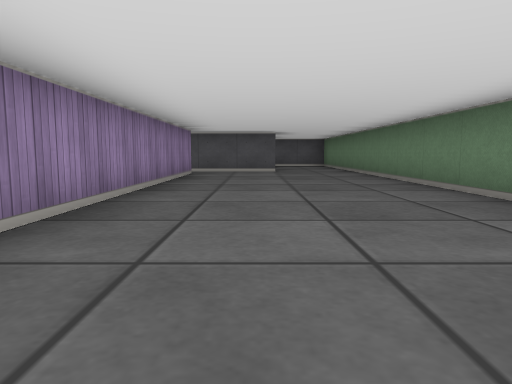
[1] (above)

15 first-person views from a walk through a cub3D maze. The camera is about half as high as the walls, tilts 6° down and sees 70° across. The floor is counted in squares. Each view is taken from the middle of a square. On the plan, view 1 faces up. The plan holds only what a view shows up to about 9 squares ahead; the rest is blank.

[2]
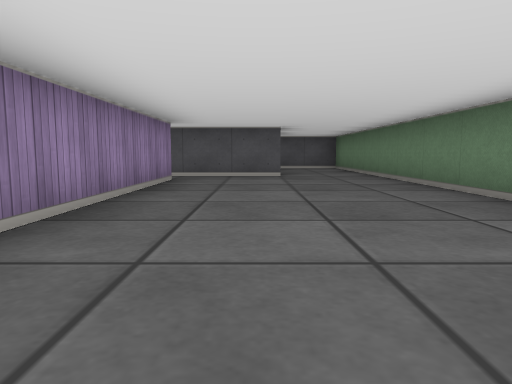

[3]
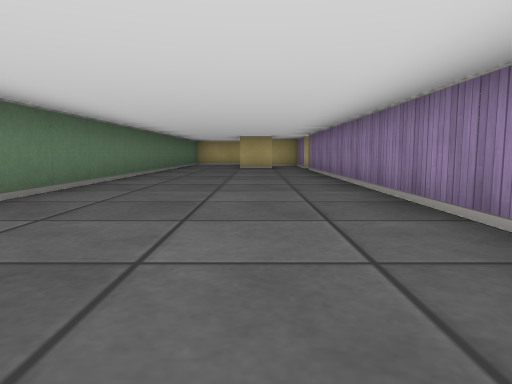

[4]
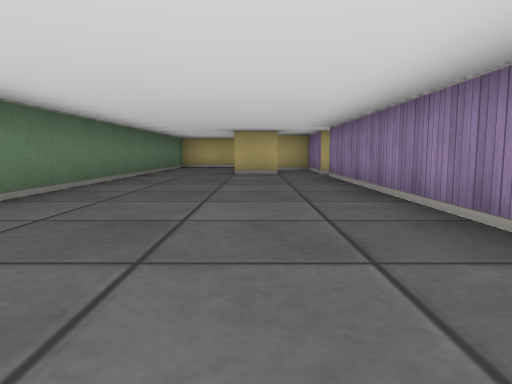

[5]
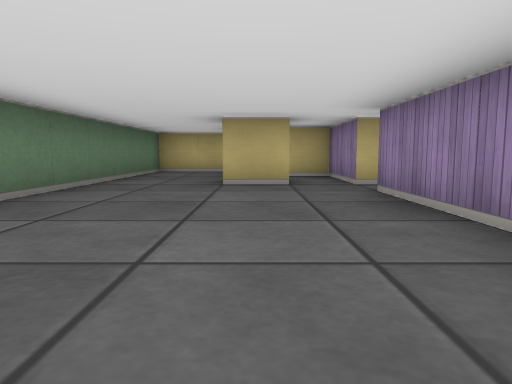

[6]
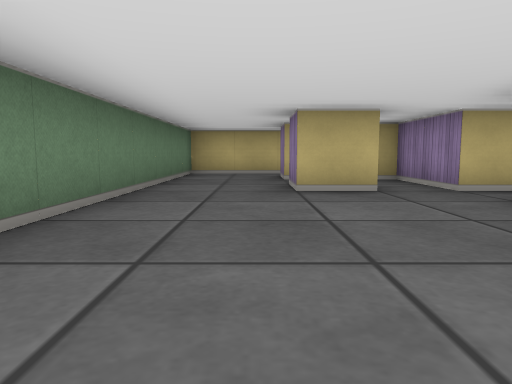

[7]
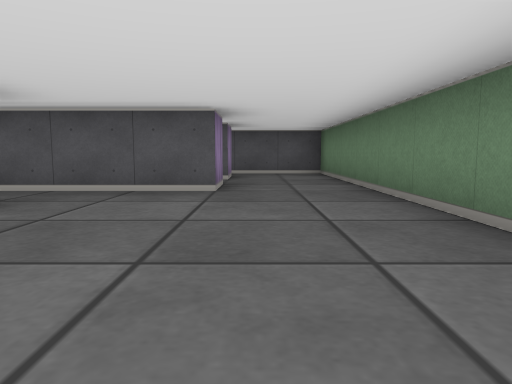

[8]
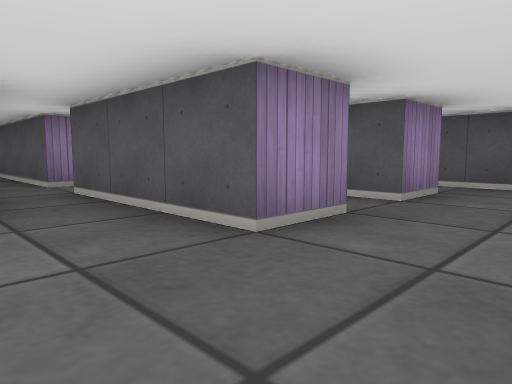

[9]
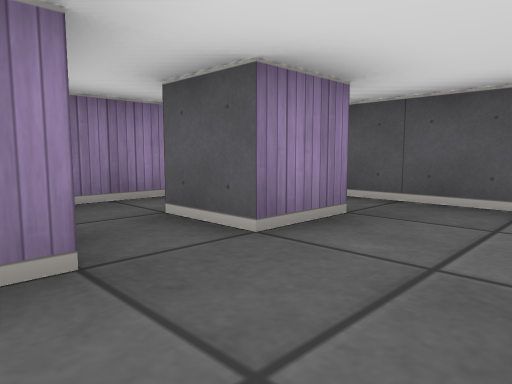

[10]
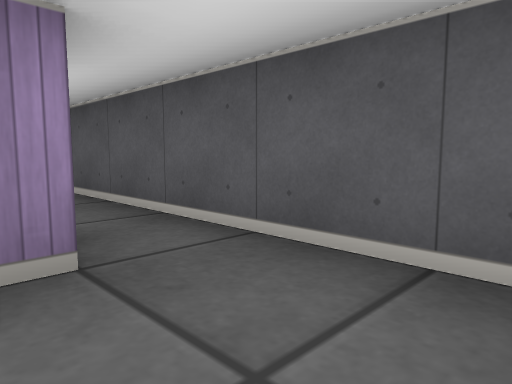

[11]
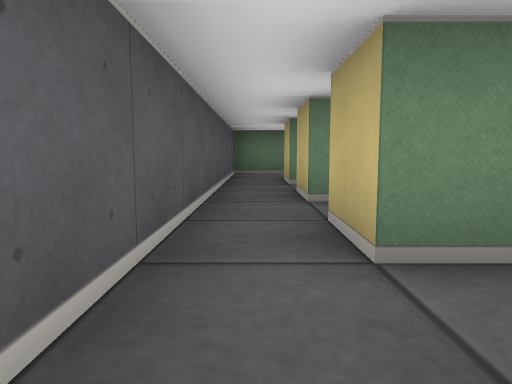

[12]
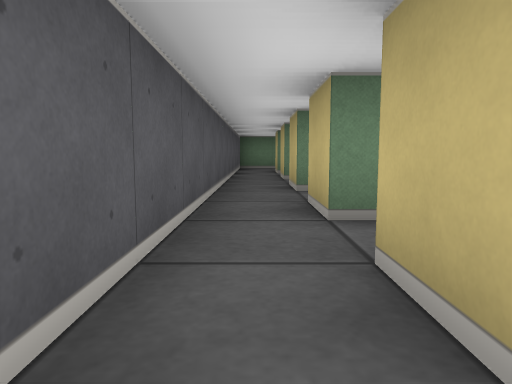

[13]
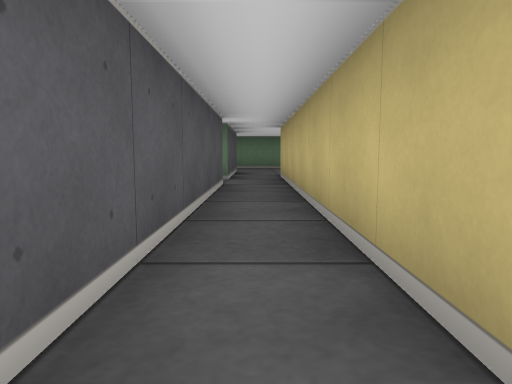

[14]
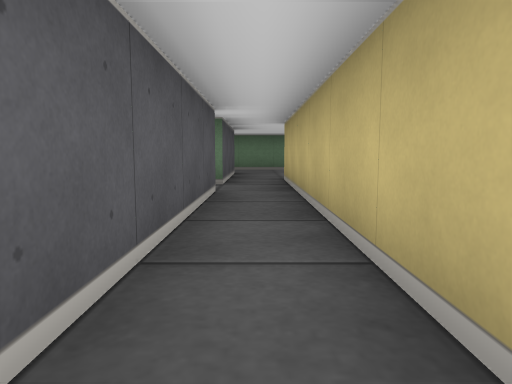

[15]
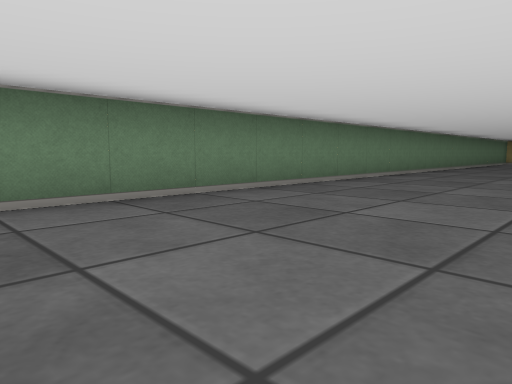

### Floor plan
Points are (right, up) in squares from view 1. A wall is a line through its corners. A room is listed if a view was taken in it or the views show most of it. See-through windows are left out.
Room 1 (views 1, 2, 3, 4, 5, 6, 7, 8, 15)
walls: (-0.6, -5.5) (0.5, -5.5) (0.5, -6.5); (-2.2, -5.5) (-1.5, -5.5) (-1.5, -7.5) (0.5, -7.5) (0.5, -8.4); (-1.5, 8.5) (-1.5, -4.5); (0.5, 9.5) (-1.5, 9.5); (2.5, -8.5) (2.5, 9.5)
ways out: opening at (1.5, 10) to room 2; opening at (-2, 9) to room 5; opening at (-2, -5); opening at (1.5, -8)
Room 2 (views 9, 10)
walls: (0.5, 10.6) (0.5, 9.5); (-0.5, 12.5) (0.5, 12.5) (0.5, 11.5) (-0.5, 11.5); (-1.5, 12.1) (-1.5, 11.1); (2.5, 9.5) (2.5, 13.5) (-1.5, 13.5)
ways out: opening at (1.5, 10) to room 1; opening at (-2, 13) to room 3
Room 3 (view 11)
walls: (-4.5, 11.9) (-4.5, 12.5) (-3.5, 12.5); (-6.5, 12.5) (-5.5, 12.5); (-2.5, 12.5) (-1.5, 12.5); (-1.5, 13.5) (-7.4, 13.5)
ways out: opening at (-2, 13) to room 2; opening at (-8, 13) to room 4; opening at (-3, 10) to room 5
Room 4 (view 12)
walls: (-8.4, 12.5) (-7.5, 12.5); (-7.4, 13.5) (-8.4, 13.5)
ways out: opening at (-8, 13) to room 3
Room 5 (views 13, 14)
walls: (-8.4, 8.5) (-1.5, 8.5); (-3.4, 9.5) (-8.4, 9.5); (-1.5, 9.5) (-2.5, 9.5)
ways out: opening at (-2, 9) to room 1; opening at (-3, 10) to room 3

Positions as (right, up) in squares from view 1, and headings:
1: (0, 0), facing up
2: (0, 2), facing up
3: (0, 6), facing down
4: (0, 3), facing down
5: (0, 0), facing down
6: (1, -1), facing down
7: (1, 5), facing up
8: (2, 8), facing up-left
9: (2, 10), facing up-left
10: (2, 12), facing up-left
11: (-6, 13), facing right
12: (-9, 13), facing right
13: (-9, 9), facing right
14: (-8, 9), facing right
15: (-1, 9), facing down-right
